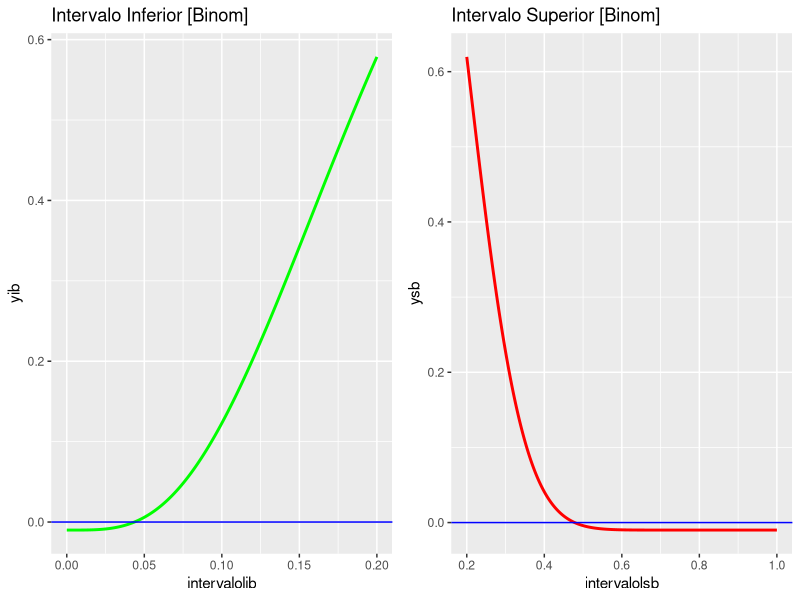
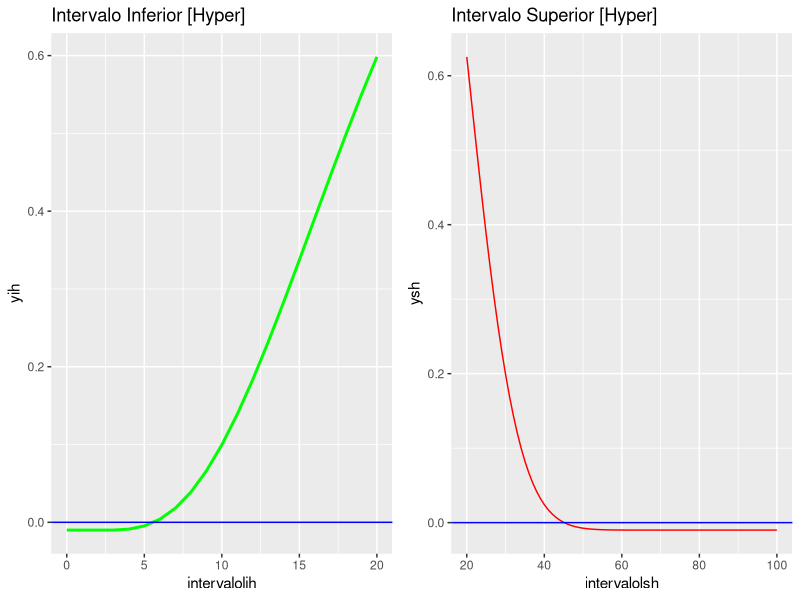

Source code (R) for these figures, in order:
## ---- chunk 1
knitr::opts_chunk$set(echo = TRUE)
## ---- chunk 2
# Ingreso de la base de datos:
library(readxl)
DataSets <- read_excel("DataSets.xlsx")
## ---- chunk 3
# Definimos una semilla para que nuestra muestra a seleccionar no cambie:
set.seed(1)

N <- 100

# Seleccionamos nuestra MAS con:
n <- 20
muestra <- sort(sample(1:N,n))

# Hogares seleccionados Aleatoriamente
print(muestra)
## ---- chunk 4
# Creamos nuestro nuevo dataset a partir de "muestra":

df <- DataSets[muestra,]
print(df)

# Observamos los hogares que tienen niños menores de 5 años:

which(df[,2] == 1)
## ---- chunk 5
# Numero de exitos en nuestra muestra
a <- length(which(df[,2] == 1))
print(a)
## ---- chunk 6
# Definimos funciones para el calculo de los limites superiores e infereriores
Ls.conf.binom.prop <- function(pp,a,alfa,n){
  pbinom(a,size = n, prob = pp)-alfa*0.5
}

Li.conf.binom.prop <- function(pp,a,alf,n){
  1-pbinom(a-1,size = n, prob = pp)-alf/2
}
## ---- chunk 7
#Definimos nuestros valores antes generados:
print("## Numero de exitos")
print(a)
print("## tamaño de muestra")
print(n)
print("## Tamaño total de la población")
print(N)

print("## Ya que nuestro nuvel de confianza es del 98% etonces nuestro alfa sera del:")
alf <- 0.02
## ---- chunk 8
#Ahora definimos nuestros intervalos de busqueda:

intervalolsb <- seq(a/n, 1,0.0001)
intervalolib <- seq(0,a/n,0.0001)

ysb <- apply(matrix(intervalolsb,ncol=1), 1,
            Ls.conf.binom.prop,a,alf,n)

yib <- apply(matrix(intervalolib,ncol=1), 1,
            Li.conf.binom.prop,a,alf,n)
## ---- chunk 9
library(ggplot2)
library(gridExtra)
# Hacemos los respectivos graficos de los intervalos de busqueda:
p1 <- ggplot(,aes(intervalolsb,ysb))+geom_line(size=1, colour="red")+
  geom_hline(yintercept = 0, colour="blue")+
  labs(title = "Intervalo Superior [Binom]")

p2 <- ggplot(,aes(intervalolib,yib))+geom_line(size=1, colour="green")+
  geom_hline(yintercept = 0, colour="blue")+
  labs(title = "Intervalo Inferior [Binom]")

grid.arrange(p2,p1,ncol=2)
## ---- chunk 10
# Observamos que nuestro Intervalo de Confianza para la binomial es:
#Upper
ind1 <- which((abs(ysb)<0.0001))

print("#  pp   Error comparado  con alfa/2 = 0.01")
mb1 <- matrix(c(intervalolsb[ind1],ysb[ind1]), ncol = 2)
print(mb1)
maxb <- mb1[abs(mb1[,2])==min(abs(mb1[,2])),]
maxb <- maxb[1]

#Lower
ind2 <- which((abs(yib)<0.0001))

print("#  pp   Error comparado  con alfa/2 = 0.01")
mb2 <- matrix(c(intervalolsb[ind2],yib[ind2]), ncol = 2)
print(mb2)
minb <- mb2[abs(mb2[,2])==min(abs(mb2[,2])),]
minb <- minb[1]
## ---- chunk 11
paste("(", minb, ",", maxb,")")
## ---- chunk 12
# Agregamos unas nuevas funciones que dependan de la distribución Hypergeometrica:
Ls.conf.hiper.prop <- function(A,a,N,n,alfa){
  phyper(a,A,N-A,n)-alfa*0.5
}

Li.conf.hiper.prop <- function(A,a,N,n,alf){
  1-phyper(a-1,A,N-A,n)-alf/2
}
## ---- chunk 13
#Ahora definimos nuestros intervalos de busqueda:

intervalolsh <- seq(a/n *N, 100,1)
intervalolih <- seq(0,a/n * N,1)

ysh <- apply(matrix(intervalolsh,ncol=1), 1,
            Ls.conf.hiper.prop,a,N,n,alf)

yih <- apply(matrix(intervalolih,ncol=1), 1,
            Li.conf.hiper.prop,a,N,n,alf)
## ---- chunk 14
# Hacemos los respectivos graficos de los intervalos de busqueda:
p1 <- ggplot()+geom_line(aes(intervalolsh, ysh),colour="red")+
  geom_hline(yintercept = 0, colour="blue")+
  labs(title = "Intervalo Superior [Hyper]")

p2 <- ggplot(,aes(intervalolih,yih))+geom_line(size=1, colour="green")+
  geom_hline(yintercept = 0, colour="blue")+
  labs(title = "Intervalo Inferior [Hyper]")

grid.arrange(p2,p1,ncol=2)
## ---- chunk 15
# Observamos que nuestro Intervalo de Confianza para la Hypergeometrica es:
#Upper
ind1 <- which((abs(ysh)<0.01))

print("#  pp   Error comparado  con alfa/2 = 0.01")
mh1 <- matrix(c(intervalolsh[ind1],ysh[ind1]), ncol = 2)
print(mh1)
maxh <- mh1[abs(mh1[,2])==min(abs(mh1[,2])),]
maxh <- maxh[1]

#Lower
ind2 <- which((abs(yih)<0.01))

print("#  pp   Error comparado  con alfa/2 = 0.01")
mh2 <- matrix(c(intervalolsh[ind2],yih[ind2]), ncol = 2)
print(mh2)
minh <- mh2[abs(mh2[,2])==min(abs(mh2[,2])),]
minh <- minh[1]
## ---- chunk 16
paste("(", minh/N, ",", maxh/N,")")
## ---- chunk 17
##para el caso de la aproximacion binomial tenemos:
snt <- ceiling(maxb*N)
int <- ceiling(minb*N)

print("## Así un intervalo de confianza está dado por:")
cat("(",int,",",snt,")")
## ---- chunk 18
snA <- maxh
inA <- minh
print("## Así un intervalo de confianza está dado por:")
cat("(",inA,",",snA,")")
## ---- chunk 19
print("#Prop" )
maxb-minb

print("# Total")
snt-int
## ---- chunk 20
print("#Prop" )
maxh/N-minh/N

print("# Total")
snA-inA
